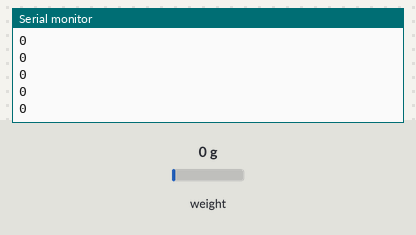
The program below on a simulated Arduino Uno, built with avr-gcc and run on an emulated ATmega328P. Shown: the last lines printed to the serial monitor. Inputs (shaded band) come from the test bench; at power-on: weight on the scale 0 g.

Above: at 2.2 s.
2.3 s: weight on the scale set to 100 g
At 2.46 s:
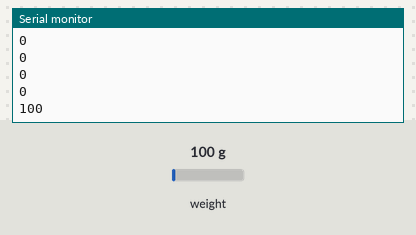
3.8 s: weight on the scale set to 1250 g
At 3.86 s:
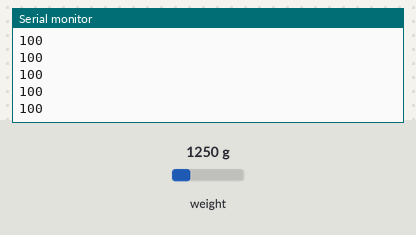
Timing chart, 0 to 6.8 s (numbered marks = the images above; inputs shaded):
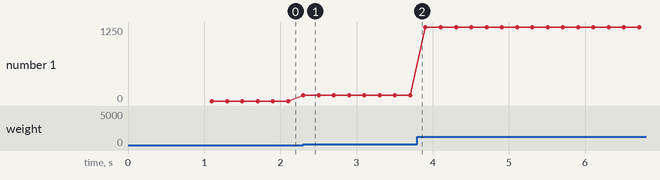

The program:

main.cpp
```cpp
#include <Wire.h>
#include "HX711.h"
const int AIRPRESS_DAT = 9;
const int AIRPRESS_CLK = 8;


HX711 scale;
char data[100];

int sign(double x) {
  int value = 0;
  if (x > 0)
    value = 1;
  else if (x < 0)
    value = -1;

  return value;
}

void setup() {
  Serial.begin(115200);

  // Air press
  scale.begin(AIRPRESS_DAT, AIRPRESS_CLK);
  scale.set_scale(1000);
  scale.tare();
}

void loop()
{
  // Air press
  if (scale.is_ready()) {
    long data = scale.get_units();
    Serial.println(data);
    //sprintf(data, "%d", reading1);
    /* if(data<2000){
      Serial.println(0);    //0で割り算できないのを防ぐ
    }
    else{
      Serial.println(1);
    } */
  }
  //Serial.println("");

  delay(100);
}
```

Measured:
- after the input at 2.3 s, the serial monitor: prints a new line at once (image 1)
- plotted number 1: 0 → 100 after the input at 2.3 s, 100 → 1250 after the input at 3.8 s
